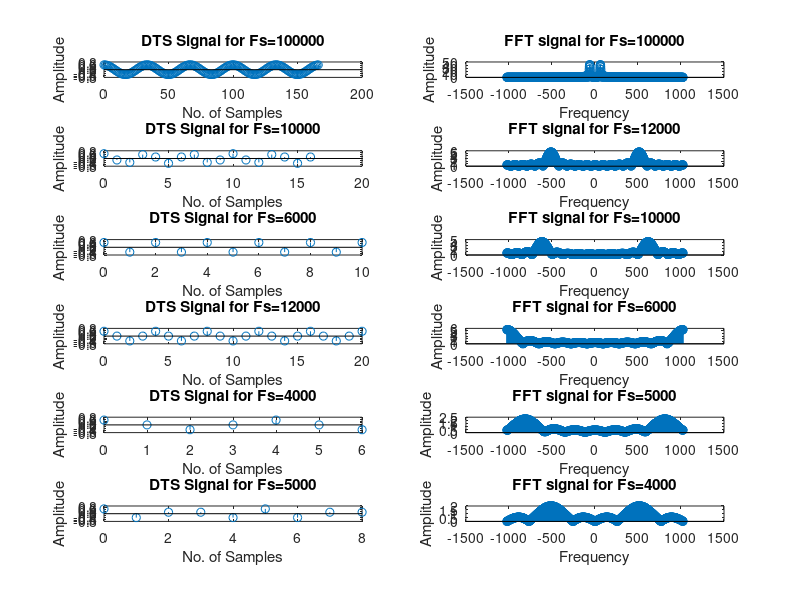

Reproduce this figure in MATLAB.
clc;
close all; 
clear all;

f = 3000;
N = 5;
A = 0.5;
Ns = 1024;

Fs= 100000;
n= 0:1:(Fs/f)*N;
x= A*cos(2*pi*(f*n)/Fs);
subplot(6,2,1);
stem(n,x);
title("DTS Signal for Fs=100000");
xlabel("No. of Samples");
ylabel("Amplitude");

Fs1=10000;
n1= 0:1:(Fs1/f)*N;
x1= A*cos(2*pi*(f*n1)/Fs1);
subplot(6,2,3);
stem(n1,x1);
title("DTS Signal for Fs=10000");
xlabel("No. of Samples");
ylabel("Amplitude");

Fs2= 6000;
n2= 0:1:(Fs2/f)*N;
x2= A*cos(2*pi*(f*n2)/Fs2);
subplot(6,2,5);
stem(n2,x2);
title("DTS Signal for Fs=6000");
xlabel("No. of Samples");
ylabel("Amplitude");

Fs3= 12000;
n3= 0:1:(Fs3/f)*N;
x3= A*cos(2*pi*(f*n3)/Fs3);
subplot(6,2,7);
stem(n3,x3);
title("DTS Signal for Fs=12000");
xlabel("No. of Samples");
ylabel("Amplitude");

Fs4= 4000;
n4= 0:1:(Fs4/f)*N;
x4= A*cos(2*pi*(f*n4)/Fs4);
subplot(6,2,9);
stem(n4,x4);
title("DTS Signal for Fs=4000");
xlabel("No. of Samples");
ylabel("Amplitude");

Fs5= 5000;
n5= 0:1:(Fs5/f)*N;
x5= A*cos(2*pi*(f*n5)/Fs5);
subplot(6,2,11);
stem (n5,x5);
title("DTS Signal for Fs=5000");
xlabel("No. of Samples");
ylabel("Amplitude");

xaxis= linspace(-Ns,Ns,Ns);

y= fftshift(abs(fft(x,Ns)));
subplot(6,2,2);
stem(xaxis,y);
title("FFT signal for Fs=100000");
xlabel("Frequency");
ylabel("Amplitude");

y1= fftshift(abs(fft(x1,Ns)));
subplot(6,2,6);
stem(xaxis,y1);
title("FFT signal for Fs=10000");
xlabel("Frequency");
ylabel("Amplitude");

y2= fftshift(abs(fft(x2,Ns)));
subplot(6,2,8);
stem(xaxis,y2);
title("FFT signal for Fs=6000");
xlabel("Frequency");
ylabel("Amplitude");

y3= fftshift(abs(fft(x3,Ns)));
subplot(6,2,4);
stem(xaxis,y3);
title("FFT signal for Fs=12000");
xlabel("Frequency");
ylabel("Amplitude");

y4= fftshift(abs(fft(x4,Ns)));
subplot(6,2,12);
stem(xaxis,y4);
title("FFT signal for Fs=4000");
xlabel("Frequency");
ylabel("Amplitude");

y5= fftshift(abs(fft(x5,Ns)));
subplot(6,2,10);
stem(xaxis,y5);
title("FFT signal for Fs=5000");
xlabel("Frequency");
ylabel("Amplitude");